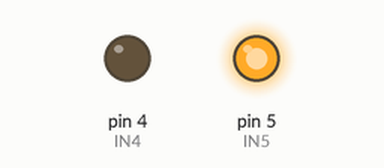
The sketch below on a simulated Arduino Uno, built with avr-gcc and run on an emulated ATmega328P. Shown: output pins drawn as LEDs (lit = HIGH).

Above: at 1.0 s.
At 3.0 s:
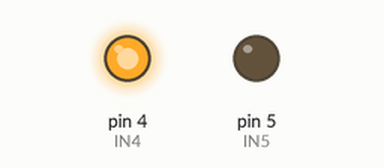
Timing chart, 0 to 5.2 s (numbered marks = the images above):
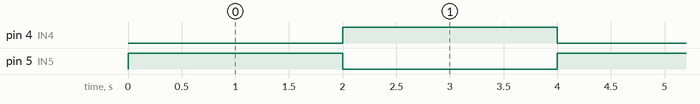

The sketch:

_8_channel_relay_low.ino
```cpp
//the relays connect to
int IN4 = 4;
int IN5 = 5;

#define ON   0
#define OFF  1
void setup()
{
  relay_init();//initialize the relay
}

void loop() {

  relay_SetStatus(ON, OFF);//turn on RELAY_1
  delay(2000);//delay 2s
  relay_SetStatus(OFF, ON);//turn on RELAY_2
  delay(2000);//delay 2s
}
void relay_init(void)//initialize the relay
{
  //set all the relays OUTPUT
  pinMode(IN4, OUTPUT);
  pinMode(IN5, OUTPUT);

  relay_SetStatus(OFF,OFF);//turn off all the relay
}
//set the status of relays
void relay_SetStatus( unsigned char status_1,  unsigned char status_2)
{
  digitalWrite(IN4, status_1);
  digitalWrite(IN5, status_2);


}
```

Measured:
- by itself, pin 4 (IN4), pin 5 (IN5): alternates HIGH for 2.0 s and LOW for 2.0 s
